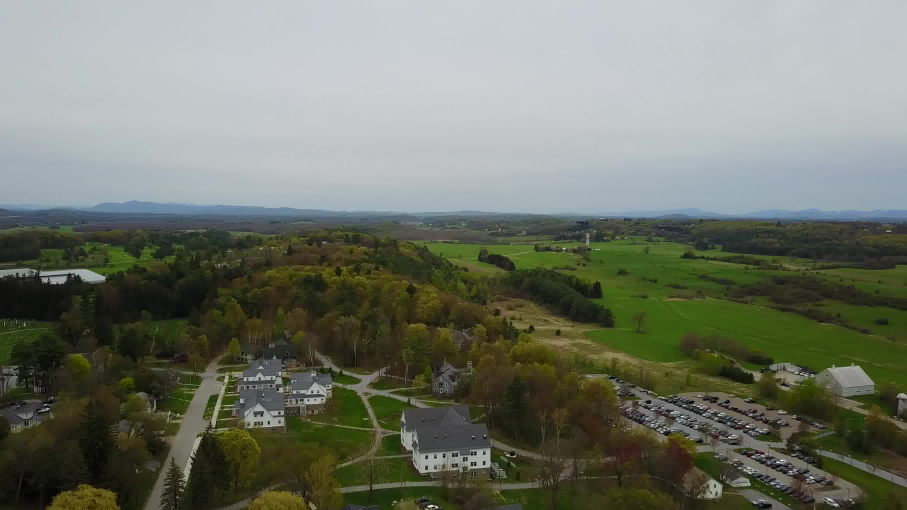
#> input picture mono-vo/dji/circle/frames/0013.jpg, 2720 x 1530 px, given in place of 0001.jpg, which was not available (shown at 1/3 size)
$ python djiMono.py
#> lines starting #> are read from the running program, lines starting #| are printed output that depends on the picture; pictures that were not available may be replaced by others from this repository, and a replacement may not be noted
### mono-vo/dji/circle/visual_odometry.py
import numpy as np
import cv2

STAGE_FIRST_FRAME = 0
STAGE_SECOND_FRAME = 1
STAGE_DEFAULT_FRAME = 2
kMinNumFeature = 1500

lk_params = dict(winSize  = (21, 21),
				#maxLevel = 3,
             	criteria = (cv2.TERM_CRITERIA_EPS | cv2.TERM_CRITERIA_COUNT, 30, 0.01))

def featureTracking(image_ref, image_cur, px_ref):
	kp2, st, err = cv2.calcOpticalFlowPyrLK(image_ref, image_cur, px_ref, None, **lk_params)  #shape: [k,2] [k,1] [k,1]

	st = st.reshape(st.shape[0])
	kp1 = px_ref[st == 1]
	kp2 = kp2[st == 1]

	return kp1, kp2


class PinholeCamera:
	def __init__(self, width, height, fx, fy, cx, cy,
				k1=0.0, k2=0.0, p1=0.0, p2=0.0, k3=0.0):
		self.width = width
		self.height = height
		self.fx = fx
		self.fy = fy
		self.cx = cx
		self.cy = cy
		self.distortion = (abs(k1) > 0.0000001)
		self.d = [k1, k2, p1, p2, k3]


class VisualOdometry:
	def __init__(self, cam):#, annotations):
		self.frame_stage = 0
		self.cam = cam
		self.new_frame = None
		self.last_frame = None
		self.cur_R = None
		self.cur_t = None
		self.px_ref = None
		self.px_cur = None
		self.focal = cam.fx
		self.pp = (cam.cx, cam.cy)
		self.trueX, self.trueY, self.trueZ = 0, 0, 0
		self.detector = cv2.FastFeatureDetector_create(threshold=25, nonmaxSuppression=True)
		#with open(annotations) as f:
		#	self.annotations = f.readlines()

	def getAbsoluteScale(self, frame_id):  #specialized for KITTI odometry dataset
		# [9 lines of commented-out code are left out]
		return 1#np.sqrt((x - x_prev)*(x - x_prev) + (y - y_prev)*(y - y_prev) + (z - z_prev)*(z - z_prev))

	def processFirstFrame(self):
		self.px_ref = self.detector.detect(self.new_frame)
		self.px_ref = np.array([x.pt for x in self.px_ref], dtype=np.float32)
		self.frame_stage = STAGE_SECOND_FRAME

	def processSecondFrame(self):
		self.px_ref, self.px_cur = featureTracking(self.last_frame, self.new_frame, self.px_ref)
		E, mask = cv2.findEssentialMat(self.px_cur, self.px_ref, focal=self.focal, pp=self.pp, method=cv2.RANSAC, prob=0.999, threshold=1.0)
		_, self.cur_R, self.cur_t, mask = cv2.recoverPose(E, self.px_cur, self.px_ref, focal=self.focal, pp = self.pp)
		self.frame_stage = STAGE_DEFAULT_FRAME
		self.px_ref = self.px_cur

	def processFrame(self, frame_id):
		self.px_ref, self.px_cur = featureTracking(self.last_frame, self.new_frame, self.px_ref)
		E, mask = cv2.findEssentialMat(self.px_cur, self.px_ref, focal=self.focal, pp=self.pp, method=cv2.RANSAC, prob=0.999, threshold=1.0)
		_, R, t, mask = cv2.recoverPose(E, self.px_cur, self.px_ref, focal=self.focal, pp = self.pp)
		absolute_scale = self.getAbsoluteScale(frame_id)
		if(absolute_scale > 0.1):
			self.cur_t = self.cur_t + absolute_scale*self.cur_R.dot(t)
			self.cur_R = R.dot(self.cur_R)
		if(self.px_ref.shape[0] < kMinNumFeature):
			self.px_cur = self.detector.detect(self.new_frame)
			self.px_cur = np.array([x.pt for x in self.px_cur], dtype=np.float32)
		self.px_ref = self.px_cur

	def update(self, img, frame_id):
		assert(img.ndim==2 and img.shape[0]==self.cam.height and img.shape[1]==self.cam.width), "Frame: provided image has not the same size as the camera model or image is not grayscale"
		self.new_frame = img
		if(self.frame_stage == STAGE_DEFAULT_FRAME):
			self.processFrame(frame_id)
		elif(self.frame_stage == STAGE_SECOND_FRAME):
			self.processSecondFrame()
		elif(self.frame_stage == STAGE_FIRST_FRAME):
			self.processFirstFrame()
		self.last_frame = self.new_frame

### mono-vo/dji/circle/djiMono.py
import numpy as np
import cv2

from visual_odometry import PinholeCamera, VisualOdometry

# Focal length = (width/2)/tan(fov/2)
# For mavic (fov 78.8): (2720/2)/tan(78.8/2) == (2720/2)/0.82140888325 == ~1655.692


#cam = PinholeCamera(2720.0, 1530.0, 1655.692, 1655.692, 1330.72, 748.53)
#cam = PinholeCamera(2720.0, 1530.0, 1269.0, 1269.0, 1360.0, 765.0) # Best result
cam = PinholeCamera(1360.0, 765.0, 634.5, 634.5, 680.0, 382.5) # Best result scaled
vo = VisualOdometry(cam)

traj = np.zeros((600,600,3), dtype=np.uint8)

for img_id in range(1, 299, 2):
	imgFull = cv2.imread('frames/'+str(img_id).zfill(4)+'.jpg', 0)
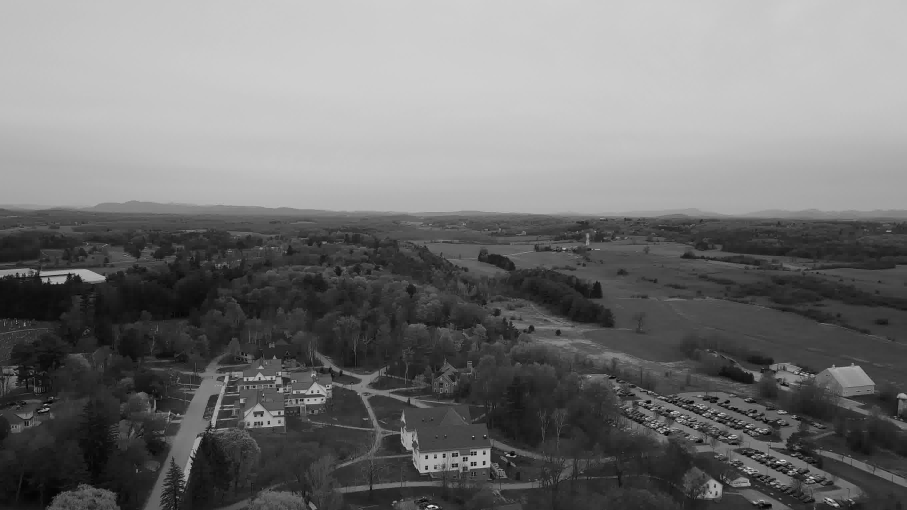
#> imgFull: shape (1530, 2720) (shown at 1/3 size); min 0, max 255, mean 115.4
	img = cv2.resize(imgFull,None,fx=0.5,fy=0.5) # Scale image down by 50%
	#print('flight6/output-'+str(img_id).zfill(4)+'.png')
	# Resize image
	#img = cv2.resize(img,(960,720))
	#img = cv2.cvtColor(img, cv2.COLOR_BGR2GRAY)
	vo.update(img, img_id)
#> in processFirstFrame, `self.px_ref = self.detector.detect(self.new_frame)`: self.px_ref = 3497 keypoints; strongest (x, y, size): (642, 759, 7), (725, 696, 7), (727, 692, 7), (655, 761, 7)
#> in processFirstFrame, `self.px_ref = np.array([x.pt for x in self.px_ref], dtype=np.float32)`: self.px_ref = 3497 pairs, first value 3 to 1355, second value 324 to 761

	cur_t = vo.cur_t
	if(img_id > 2):
		x, y, z = cur_t[0], cur_t[1], cur_t[2]
	else:
		x, y, z = 0., 0., 0.
	draw_x, draw_y = int(x)+290, int(z)+450
	true_x, true_y = int(vo.trueX)+290, int(vo.trueZ)+450

	cv2.circle(traj, (draw_x,draw_y), 1, (img_id*255/4540,255-img_id*255/4540,0), 1)
	cv2.circle(traj, (true_x,true_y), 1, (0,0,255), 2)
#> traj: shape (600, 600, 3); mean of channels 0, 1, 2 0, 0, 0
	cv2.rectangle(traj, (10, 20), (600, 60), (0,0,0), -1)
	text = "Coordinates: x=%2fm y=%2fm z=%2fm"%(x,y,z)
	cv2.putText(traj, text, (20,40), cv2.FONT_HERSHEY_PLAIN, 1, (255,255,255), 1, 8)
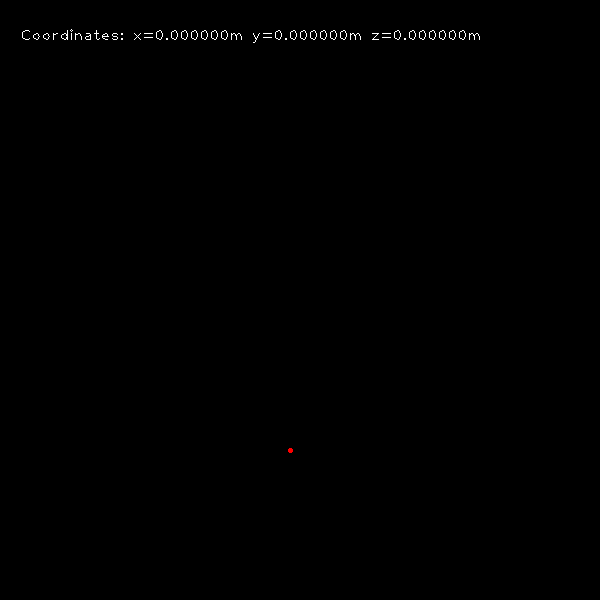
#> traj: shape (600, 600, 3); mean of channels 0, 1, 2 0.6, 0.6, 0.6; drawn as B, G, R

	cv2.imshow('Road facing camera', img)
	cv2.imshow('Trajectory', traj)
	cv2.waitKey(1)
#> pass 2 of the loop `for img_id in range(1, 299, 2):`:
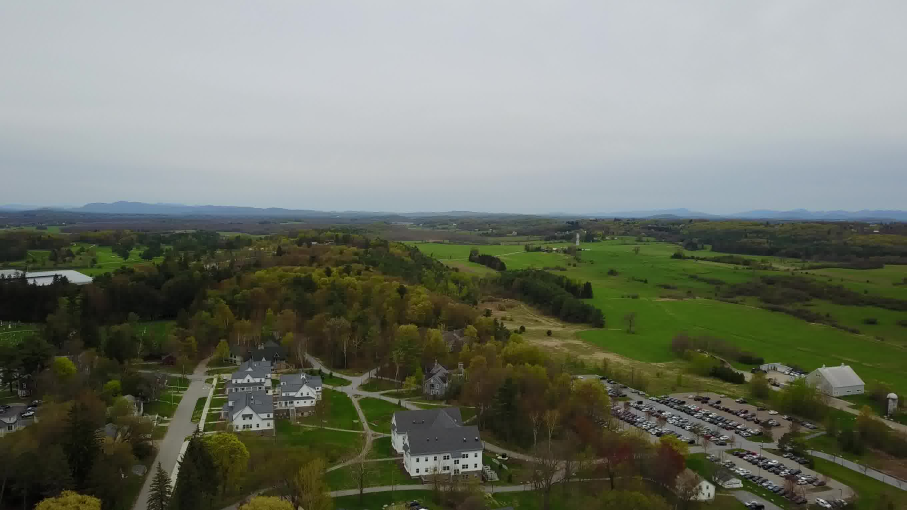
#> input picture mono-vo/dji/circle/frames/0026.jpg, 2720 x 1530 px, given in place of 0003.jpg, which was not available (shown at 1/3 size)
#> `imgFull = cv2.imread('frames/'+str(img_id).zfill(4)+'.jpg', 0)`:
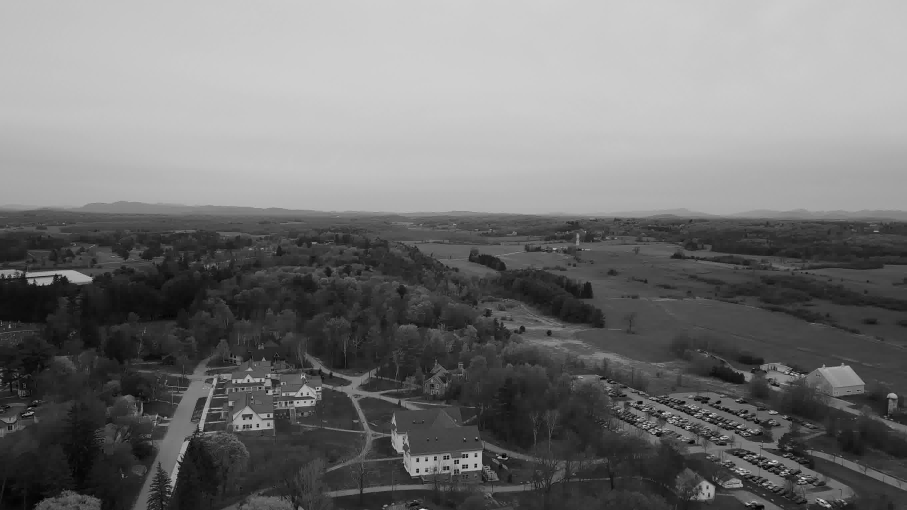
#> imgFull: shape (1530, 2720) (shown at 1/3 size); min 0, max 255, mean 115.6
#> in featureTracking, `kp2, st, err = cv2.calcOpticalFlowPyrLK(image_ref, image_cur, px_ref, ..`: kp2 = 3497 pairs, first value -92.05 to 1340, second value 325.1 to 786.7; st = 3497 values, max 1 at index 2, min 0 at index 0, mean 0.965; err = 3497 values, max 37.24 at index 3491, min -5.15e-26 at index 0, mean 6.3
#> kp1 = 3376 pairs, first value 12 to 1355, second value 327 to 761
#> in featureTracking, `kp2 = kp2[st == 1]`: kp2 = 3376 pairs, first value -10.77 to 1340, second value 327.4 to 773.5
#> in processSecondFrame, `self.px_ref, self.px_cur = featureTracking(self.last_frame, self.new_f..`: self.px_ref has the same summary as kp1 in featureTracking; self.px_cur has the same summary as kp2 in featureTracking
#> in processSecondFrame, `E, mask = cv2.findEssentialMat(self.px_cur, self.px_ref, focal=self.fo..`: E = [[0.000384, -0.687, -0.107], [0.683, -0.00174, 0.146], [0.108, -0.13, 0.00278]]; mask = 3376 values, max 1 at index 0, min 0 at index 205, mean 0.996
#> in processSecondFrame, `_, self.cur_R, self.cur_t, mask = cv2.recoverPose(E, self.px_cur, self..`: self.cur_R = [[1, -0.00299, 0.0228], [0.00305, 1, -0.00235], [-0.0228, 0.00242, 1]]; self.cur_t = [-0.184, -0.154, 0.971]; mask = 3376 values, max 255 at index 1377, min 0 at index 0, mean 0.604
#> in processSecondFrame, `self.px_ref = self.px_cur`: self.px_ref has the same summary as kp2 in featureTracking
#> cur_t = [-0.184, -0.154, 0.971]
#> x = [-0.184]; y = [-0.154]; z = [0.971]
#> draw_x = 290; draw_y = 450
#> `cv2.putText(traj, text, (20,40), cv2.FONT_HERSHEY_PLAIN, 1, (255,255,2..`:
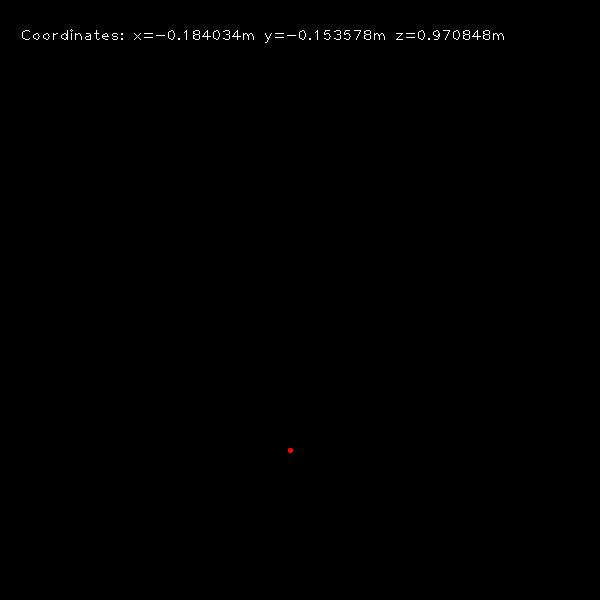
#> traj: shape (600, 600, 3); mean of channels 0, 1, 2 0.6, 0.6, 0.6; drawn as B, G, R
#> (the run stopped early here; a loop or call above may not have finished)
